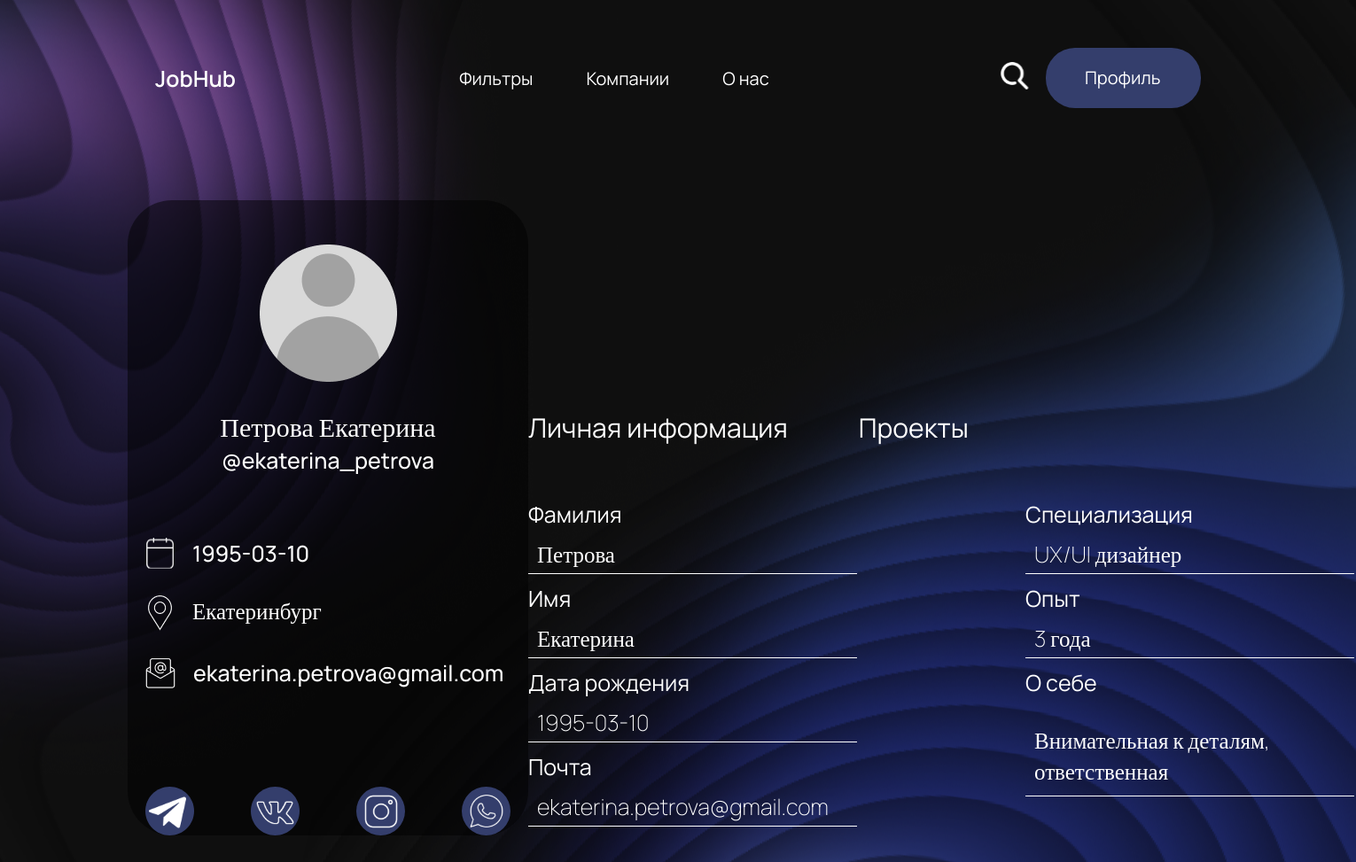
The app's page /student/3/ with its own data.
### main/models.py (models this page shows)
class Student(models.Model):
    surname = models.CharField(max_length=225)
    name = models.CharField(max_length=225)
    city = models.CharField(max_length=225, null=True, blank=True)
    email = models.EmailField()
    dateOfBirth = models.CharField(max_length=225)
    profession = models.CharField(max_length=225)
    experience = models.CharField(max_length=225)
    about = models.CharField(max_length=225)
    telegram = models.CharField(max_length=225)
    whatsapp = models.CharField(max_length=225)
    vk = models.CharField(max_length=225)
    instagram = models.CharField(max_length=225)

### main/views.py (the view)
# urls.py: path('student/<int:pk>/', student_detail, name='student_detail'),
def student_detail(request, pk):
    student = get_object_or_404(Student, pk=pk)
    return render(request, 'main/ready_profil.html', {'student': student})

### main/templates/main/ready_profil.html (shortened to what this page needs)
{% load static %}
<!DOCTYPE html>
<html lang="ru">
<head>
    <link rel="stylesheet" href="{% static 'main/css/style1.css' %}">
</head>
<body>
    <div class="wrapper">
        <div class="page_1">
            <header>
                <div class="logo"><a href="{% url 'home' %}">JobHub</a></div>
                <div class="menu">
                    <ul>
                        <li><a href="{% url 'recomendation' %}">Фильтры</a></li>
                        <li><a href="{% url 'recomendationcompanies' %}">Компании</a></li>
                        <li><a href="#">О нас</a></li>
                    </ul>
                </div>
                <div class="search_profile">
                    <div class="search-box">
                        <button class="btn-search"><img src="{% static 'main/icon/searchIcon.svg' %}" alt="search-icon"></button>
                    </div>
                    <div class="profile"><a href="{% url 'addpage' %}">Профиль</a></div>
                </div>
            </header>
            <div class="content">
                <div class="account">
                    <img src="{% static 'main/img/user_image.png' %}" alt="{{ student.name }}">
                    <div class="name">{{ student.surname }} {{ student.name }}</div>
                    <div class="name_2">{{ student.telegram }}</div>
                    <div class="information_acc">
                        <div class="data">
                            <img src="{% static 'main/icon/Group 45.png' %}" alt="">
                            <p style="margin-left: 20px">{{ student.dateOfBirth }}</p>
                        </div>
                        <div class="loco">
                            <img src="{% static 'main/icon/Group 45 (1) (1).png' %}" alt="">
                            <p style="margin-left: 20px">{{ student.city }}</p>
                        </div>
                        <div class="email">
                            <img src="{% static 'main/icon/Group 46.png' %}" alt="">
                            <p style="margin-left: 20px">{{ student.email }}</p>
                        </div>
                    </div>
                    <div class="social_icon">
                        <img src="{% static 'main/icon/Group 48.svg' %}" alt="">
                        <img src="{% static 'main/icon/Group 49.svg' %}" alt="">
                        <img src="{% static 'main/icon/Group 48 (1).svg' %}" alt="">
                        <img src="{% static 'main/icon/Group 48 (2).svg' %}" alt="">
                    </div>
                </div>
                <div class="personal_information_ready_prof">
                    <div class="title_pers_inf">
                        <p><a href="{% url 'student_detail' student.pk %}">Личная информация</a></p>
                        <p style="margin-left: 80px"><a href="#">Проекты</a></p>
                    </div>
                    <form>
                        <div class="name_surname">
                            <label for="">Фамилия</label>
                            <p class="pers_inf">{{ student.surname }}</p>
                            <label for="">Имя</label>
                            <p class="pers_inf">{{ student.name }}</p>
                            <label for="">Дата рождения</label>
                            <p class="pers_inf">{{ student.dateOfBirth }}</p>
                            <label for="">Почта</label>
                            <p class="pers_inf">{{ student.email }}</p>
                        </div>
                        <div class="social_media">
                            <label for="">Специализация </label>
                            <p class="pers_inf">{{ student.profession }}</p>
                            <label for="">Опыт</label>
                            <p class="pers_inf">{{ student.experience }}</p>
                            <label style="margin-bottom: 10px" for="">О себе</label>
                            <p class="end_pers_inf">{{ student.about }}</p>
                        </div>
                    </form>
                </div>
            </div>
        </div>
    </div>
</body>
</html>

### main/static/main/css/style1.css (style rules this page uses)
* { padding: 0; margin: 0; box-sizing: border-box; }
body { max-width: 1920px; max-height: 1080px; }
.page_1 { height: 100%; background-image: url("main/static/main/images/Group 43.png"); background-position: center; padding-bottom: 30px; }
a { color: white; text-decoration: none; }
header { width: 100%; display: flex; align-items: center; padding: 54px 175px; justify-content: center; }
.logo { font-family: Manrope; font-weight: 600; color: white; font-size: 25px; margin-right: auto; }
.menu ul { display: flex; list-style: none; color: white; font-family: Manrope; font-weight: 400; font-size: 20px; }
.menu li:not(:last-child) { margin-right: 60px; }
.search_profile { display: flex; margin-left: auto; align-items: center; }
.search-box { width: fit-content; height: fit-content; position: relative; display: flex; align-items: center; }
.btn-search { width: 50px; height: 50px; border-style: none; font-size: 20px; font-weight: bold; outline: none; cursor: pointer; border-radius: 50%; position: absolute; right: 0px; color: #ffffff; background-color: transparent; pointer-events: painted; }
.profile { width: 175px; height: 68px; background-color: rgba(52, 62, 108, 1); color: white; border-radius: 33px; font-family: Manrope; font-weight: 400; margin-left: 10px; font-size: 20px; padding: 20px 44px; }
.content { display: flex; align-items: flex-end; margin-left: 144px; margin-top: 50px; }
.account { color: white; padding: 50px 20px 0 20px; border-radius: 50px; width: 452px; background-color: rgba(0, 0, 0, 0.5); font-family: Manrope; font-weight: 500; font-size: 25px; display: flex; flex-direction: column; align-items: center; }
.social_icon { margin-top: 110px; display: flex; justify-content: space-between; width: 100%; }
.information_acc { width: 100%; display: flex; flex-direction: column; align-items: flex-start; margin-top: 40px; }
.name { font-size: 30px; margin-top: 30px; }
.name_2 { font-size: 25px; }
.data, .loco, .email { display: flex; margin-top: 30px; }
form { width: 932px; height: 100%; color: white; font-family: Manrope; font-weight: 400; display: flex; justify-content: space-between; margin-top: 60px; }
.title_pers_inf { color: white; font-family: Manrope; font-weight: 400; display: flex; font-size: 30px; }
.name_surname, .social_media { display: flex; flex-direction: column; width: 371px; }
.pers_inf { border: none; background-color: rgba(240, 248, 255, 0); border-bottom: 1px solid white; margin-bottom: 10px; height: 40px; color: white; font-size: 25px; font-family: Manrope; font-weight: 200; text-align: top; padding: 0 0 10px 10px; }
label { font-size: 25px; white-space: nowrap; margin-bottom: 10px; }
.end_pers_inf { border-bottom: 1px solid white; font-size: 25px; font-family: Manrope; font-weight: 200; padding: 20px 0 10px 10px; background: none; color: #fff; }

### records on screen
Student: surname "Петрова", name "Екатерина", telegram "@ekaterina_petrova", dateOfBirth "1995-03-10", city "Екатеринбург", email "ekaterina.petrova@gmail.com", profession "UX/UI дизайнер", experience "3 года", about "Внимательная к деталям, ответственная"
